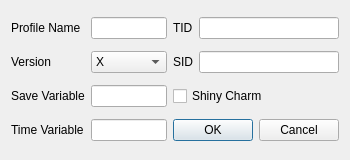
<?xml version="1.0" encoding="UTF-8"?>
<ui version="4.0">
 <class>ProfileEditor6</class>
 <widget class="QDialog" name="ProfileEditor6">
  <property name="geometry">
   <rect>
    <x>0</x>
    <y>0</y>
    <width>350</width>
    <height>160</height>
   </rect>
  </property>
  <property name="minimumSize">
   <size>
    <width>350</width>
    <height>160</height>
   </size>
  </property>
  <property name="windowTitle">
   <string>Gen 6 Profile Editor</string>
  </property>
  <layout class="QGridLayout" name="gridLayout">
   <item row="0" column="0">
    <widget class="QLabel" name="labelProfileName">
     <property name="text">
      <string>Profile Name</string>
     </property>
    </widget>
   </item>
   <item row="0" column="1">
    <widget class="QLineEdit" name="lineEditProfileName"/>
   </item>
   <item row="0" column="2">
    <widget class="QLabel" name="labelProfileTID">
     <property name="text">
      <string>TID</string>
     </property>
    </widget>
   </item>
   <item row="0" column="3">
    <widget class="TextBox" name="textBoxProfileTID"/>
   </item>
   <item row="1" column="0">
    <widget class="QLabel" name="labelProfileVersion">
     <property name="text">
      <string>Version</string>
     </property>
    </widget>
   </item>
   <item row="1" column="1">
    <widget class="QComboBox" name="comboBoxProfileVersion">
     <item>
      <property name="text">
       <string>X</string>
      </property>
     </item>
     <item>
      <property name="text">
       <string>Y</string>
      </property>
     </item>
     <item>
      <property name="text">
       <string>OR</string>
      </property>
     </item>
     <item>
      <property name="text">
       <string>AS</string>
      </property>
     </item>
    </widget>
   </item>
   <item row="1" column="2">
    <widget class="QLabel" name="labelProfileSID">
     <property name="text">
      <string>SID</string>
     </property>
    </widget>
   </item>
   <item row="1" column="3">
    <widget class="TextBox" name="textBoxProfileSID"/>
   </item>
   <item row="2" column="0">
    <widget class="QLabel" name="labelProfileSaveVariable">
     <property name="text">
      <string>Save Variable</string>
     </property>
    </widget>
   </item>
   <item row="2" column="1">
    <widget class="TextBox" name="textBoxProfileSaveVariable"/>
   </item>
   <item row="2" column="2" colspan="2">
    <widget class="QCheckBox" name="checkBoxShinyCharm">
     <property name="text">
      <string>Shiny Charm</string>
     </property>
    </widget>
   </item>
   <item row="3" column="0">
    <widget class="QLabel" name="labelProfileTimeVariable">
     <property name="text">
      <string>Time Variable</string>
     </property>
    </widget>
   </item>
   <item row="3" column="1">
    <widget class="TextBox" name="textBoxProfileTimeVariable"/>
   </item>
   <item row="3" column="2" colspan="2">
    <widget class="QDialogButtonBox" name="buttonBox">
     <property name="standardButtons">
      <set>QDialogButtonBox::Cancel|QDialogButtonBox::Ok</set>
     </property>
    </widget>
   </item>
  </layout>
 </widget>
 <customwidgets>
  <customwidget>
   <class>TextBox</class>
   <extends>QLineEdit</extends>
   <header>Forms/Controls/TextBox.hpp</header>
  </customwidget>
 </customwidgets>
 <tabstops>
  <tabstop>lineEditProfileName</tabstop>
  <tabstop>comboBoxProfileVersion</tabstop>
  <tabstop>textBoxProfileSaveVariable</tabstop>
  <tabstop>textBoxProfileTimeVariable</tabstop>
  <tabstop>textBoxProfileTID</tabstop>
  <tabstop>textBoxProfileSID</tabstop>
  <tabstop>checkBoxShinyCharm</tabstop>
 </tabstops>
 <resources/>
 <connections/>
</ui>
